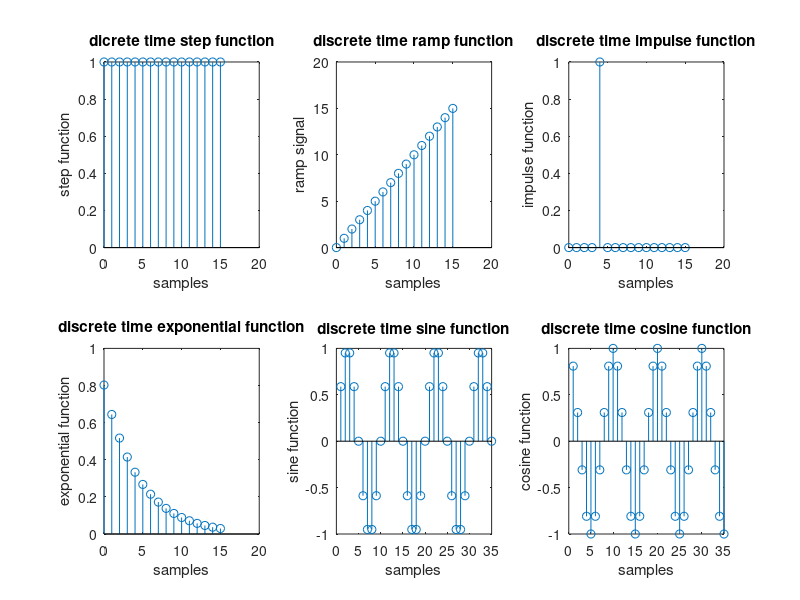

Write MATLAB code to recreate this figure.
clc;
clear all;
close all;
x = [0:15];
for i=1:16
    y(i)=1;
end
subplot(2,3,1)
stem(x,y)
title('dicrete time step function')
xlabel('samples')
ylabel('step function')
for i=1:16
    y(i)=x(i);
end
subplot(2,3,2)
stem(x,y)
title('discrete time ramp function')
xlabel('samples')
ylabel('ramp signal')
y=[zeros(1,4),1,zeros(1,11)];
subplot(2,3,3)
stem(x,y)
title('discrete time impulse function')
xlabel('samples')
ylabel('impulse function')
for i=1:16
    y(i)=exp(-0.22*i)
end
subplot(2,3,4)
stem(x,y)
title('discrete time exponential function')
xlabel('samples')
ylabel('exponential function')
z=[1:35]
for i=1:35
    y(i)=sin(2*pi*0.1*i)
end
subplot(2,3,5)
stem(z,y)
title('discrete time sine function')
xlabel('samples')
ylabel('sine function')
z=[1:35]
for i =1:35
    y(i)=cos(2*pi*0.1*i)
end
subplot(2,3,6)
stem(z,y)
title('discrete time cosine function')
xlabel('samples')
ylabel('cosine function')
